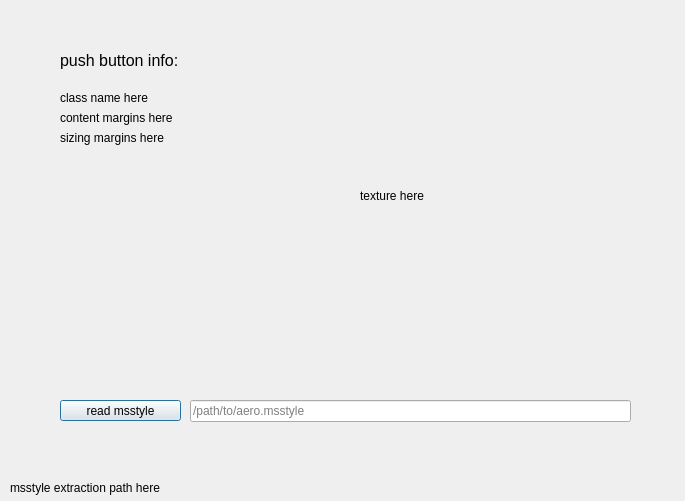
<?xml version="1.0" encoding="UTF-8"?>
<ui version="4.0">
 <class>MainWindow</class>
 <widget class="QMainWindow" name="MainWindow">
  <property name="geometry">
   <rect>
    <x>0</x>
    <y>0</y>
    <width>685</width>
    <height>501</height>
   </rect>
  </property>
  <property name="windowTitle">
   <string>MainWindow</string>
  </property>
  <widget class="QWidget" name="centralwidget">
   <widget class="QPushButton" name="readMsstyle">
    <property name="geometry">
     <rect>
      <x>60</x>
      <y>400</y>
      <width>121</width>
      <height>21</height>
     </rect>
    </property>
    <property name="text">
     <string>read msstyle</string>
    </property>
    <property name="autoDefault">
     <bool>true</bool>
    </property>
    <property name="default">
     <bool>true</bool>
    </property>
   </widget>
   <widget class="QLineEdit" name="msstylePath">
    <property name="geometry">
     <rect>
      <x>190</x>
      <y>400</y>
      <width>441</width>
      <height>22</height>
     </rect>
    </property>
    <property name="placeholderText">
     <string>/path/to/aero.msstyle</string>
    </property>
   </widget>
   <widget class="QLabel" name="label">
    <property name="geometry">
     <rect>
      <x>60</x>
      <y>50</y>
      <width>571</width>
      <height>21</height>
     </rect>
    </property>
    <property name="font">
     <font>
      <pointsize>12</pointsize>
     </font>
    </property>
    <property name="text">
     <string>push button info:</string>
    </property>
   </widget>
   <widget class="QLabel" name="classname">
    <property name="geometry">
     <rect>
      <x>60</x>
      <y>90</y>
      <width>221</width>
      <height>16</height>
     </rect>
    </property>
    <property name="text">
     <string>class name here</string>
    </property>
   </widget>
   <widget class="QLabel" name="cm">
    <property name="geometry">
     <rect>
      <x>60</x>
      <y>110</y>
      <width>221</width>
      <height>16</height>
     </rect>
    </property>
    <property name="text">
     <string>content margins here</string>
    </property>
   </widget>
   <widget class="QLabel" name="sm">
    <property name="geometry">
     <rect>
      <x>60</x>
      <y>130</y>
      <width>221</width>
      <height>16</height>
     </rect>
    </property>
    <property name="text">
     <string>sizing margins here</string>
    </property>
   </widget>
   <widget class="QLabel" name="extractedPath">
    <property name="geometry">
     <rect>
      <x>10</x>
      <y>480</y>
      <width>221</width>
      <height>16</height>
     </rect>
    </property>
    <property name="text">
     <string>msstyle extraction path here</string>
    </property>
   </widget>
   <widget class="QLabel" name="imagefile">
    <property name="geometry">
     <rect>
      <x>360</x>
      <y>80</y>
      <width>261</width>
      <height>231</height>
     </rect>
    </property>
    <property name="text">
     <string>texture here</string>
    </property>
   </widget>
  </widget>
 </widget>
 <resources/>
 <connections/>
</ui>
